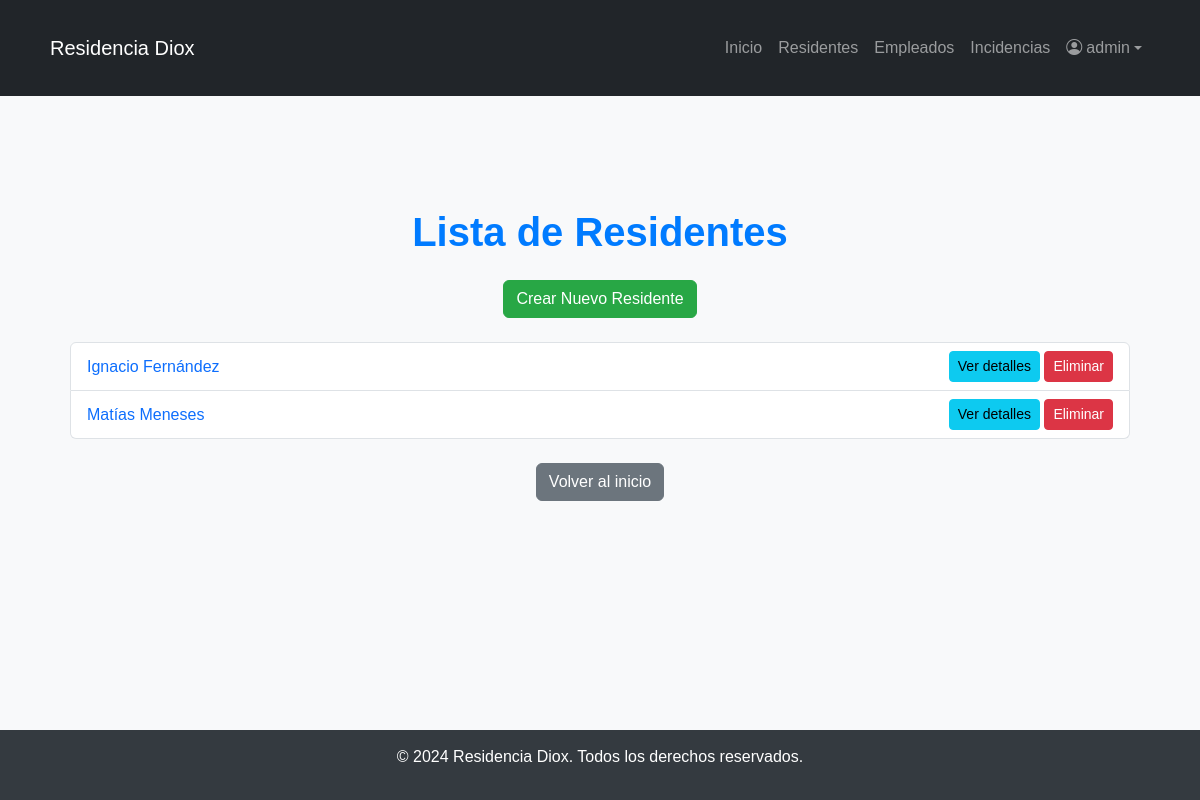
Page /DioxWeb/residentes/ (signed in) on the committed database.
### DioxWeb/models.py (models this page shows, shortened)
class Residente(models.Model):
    rut = models.CharField(max_length=12, unique=True, validators=[validar_rut])  # RUT con validación
    nombre = models.CharField(max_length=100)
    ap_paterno = models.CharField(max_length=100)
    ap_materno = models.CharField(max_length=100)
    fecha_nacimiento = models.DateField()
    genero = models.CharField(max_length=10, choices=GeneroChoices.choices)
    contacto_emergencia = models.CharField(max_length=100)
    telefono_emergencia = models.CharField(max_length=15)
    habitacion = models.CharField(max_length=10)
    observaciones = models.TextField(blank=True, null=True)
    imagen = models.ImageField(upload_to='residentes/', blank=True, null=True)

### DioxWeb/decorators.py (the view, shortened to what this page needs)
        def _wrapped_view(request, *args, **kwargs):
            if not request.user.is_authenticated:
                return HttpResponseForbidden("Acceso denegado: Inicie sesión.")
            if request.user.is_superuser:
                return view_func(request, *args, **kwargs)

### DioxWeb/views.py (called while the page is built)
@role_required(roles=["Cuidador", "Medico", "Enfermero", "Administrador"])
@login_required
def lista_residentes(request):
    residentes = Residente.objects.all()
    return render(request, 'pages/lista_residentes.html', {'residentes': residentes})

### DioxWeb/templates/pages/lista_residentes.html (shortened to what this page needs)
{% extends 'pages/base.html' %}
{% block content %}
<div class="container mt-4">
    <h1 class="text-center mb-4">Lista de Residentes</h1>
    <div class="text-center mb-4">
        <a href="{% url 'crear_residente' %}" class="btn btn-success">Crear Nuevo Residente</a>
    </div>
    <ul class="list-group">
        {% for residente in residentes %}
            <li class="list-group-item d-flex justify-content-between align-items-center">
                <div>
                    <a href="{% url 'detalle_residente' residente.id %}" class="text-decoration-none">
                        {{ residente.nombre }} {{ residente.ap_paterno }}
                    </a>
                </div>
                <div>
                    <a href="{% url 'detalle_residente' residente.id %}" class="btn btn-info btn-sm">Ver detalles</a>
                    <form method="POST" action="{% url 'eliminar_residente' residente.id %}" class="d-inline">
                        <button type="submit" class="btn btn-danger btn-sm">Eliminar</button>
                    </form>
                </div>
            </li>
        {% endfor %}
    </ul>
    <div class="mt-4 text-center">
        <a href="{% url 'index' %}" class="btn btn-secondary">Volver al inicio</a>
    </div>
</div>
{% endblock %}

### DioxWeb/templates/pages/base.html (shortened to what this page needs)
<!DOCTYPE html>
<html lang="es">
<head>
    {% load static %}
    <link href="https://cdn.jsdelivr.net/npm/bootstrap@5.3.0-alpha1/dist/css/bootstrap.min.css" rel="stylesheet">
    <link href="https://cdn.jsdelivr.net/npm/bootstrap-icons/font/bootstrap-icons.css" rel="stylesheet">
    <link rel="stylesheet" href="https://cdn.jsdelivr.net/npm/flatpickr/dist/flatpickr.min.css">
    <link rel="stylesheet" href="{% static 'css/style_base.css' %}">
</head>
<body>
    <nav class="navbar navbar-expand-lg navbar-dark bg-dark">
        <div class="container">
            <a class="navbar-brand" href="#">Residencia Diox</a>
            <div class="collapse navbar-collapse" id="navbarNav">
                <ul class="navbar-nav ms-auto">
                    <li class="nav-item">
                        <a class="nav-link" href="{% url 'index' %}">Inicio</a>
                    </li>
                    <li class="nav-item">
                        <a class="nav-link" href="{% url 'residentes' %}">Residentes</a>
                    </li>
                    <li class="nav-item">
                        <a class="nav-link" href="{% url 'empleados' %}">Empleados</a>
                    </li>
                    <li class="nav-item">
                        <a class="nav-link" href="#">Incidencias</a>
                    </li>
                    {% if user.is_authenticated %}
                    <li class="nav-item dropdown">
                        <a class="nav-link dropdown-toggle d-flex align-items-center" href="#" id="navbarDropdown" role="button" data-bs-toggle="dropdown" aria-expanded="false">
                            <i class="bi bi-person-circle"></i>
                            <span class="ms-1">{{ user.username }}</span>
                        </a>
                    </li>
                    {% else %}
                    <li class="nav-item">
                        <a class="nav-link" href="#">Iniciar Sesión</a>
                    </li>
                    {% endif %}
                </ul>
            </div>
        </div>
    </nav>
    <div class="container my-5">
        {% block content %}{% endblock %}
    </div>
    <footer>
        <p>&copy; 2024 Residencia Diox. Todos los derechos reservados.</p>
    </footer>
</body>
</html>

### DioxWeb/static/css/style_base.css (style rules this page uses)
html, body { margin: 0; padding: 0; height: 100%; display: flex; flex-direction: column; font-family: 'Arial', sans-serif; background-color: #f8f9fa; color: #333; }
.container { flex-grow: 1; padding: 20px; }
h1 { font-size: 2.5rem; color: #007bff; font-weight: 600; margin-bottom: 40px; }
.btn-success { background-color: #28a745; border-color: #28a745; }
footer { margin-top: auto; background-color: #343a40; color: #fff; text-align: center; padding: 15px; margin-top: 50px; }

### rows in the picture
Residente: nombre "Ignacio", ap_paterno "Fernández"
Residente: nombre "Matías", ap_paterno "Meneses"

### other values in the picture
{{ user.username }} "admin"
